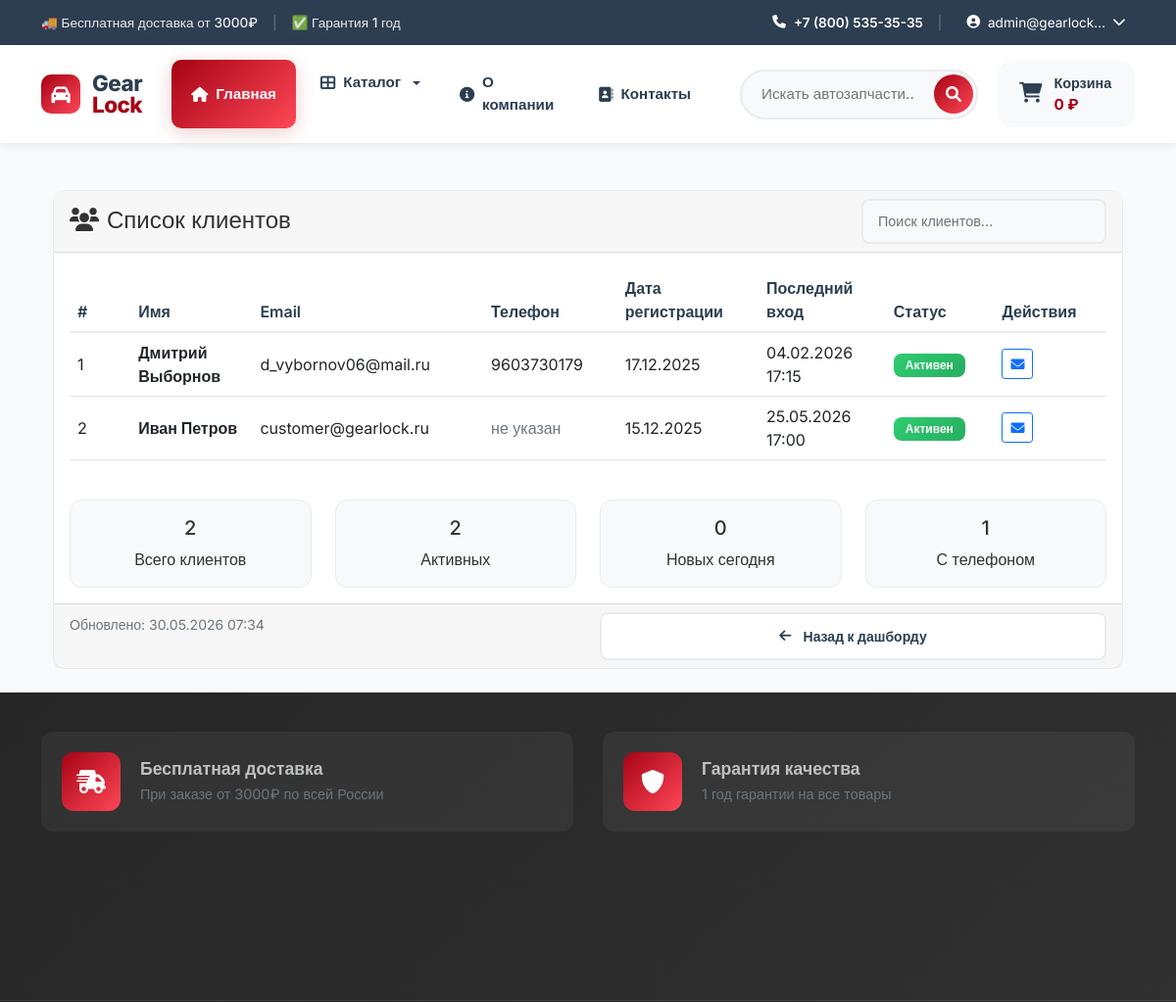
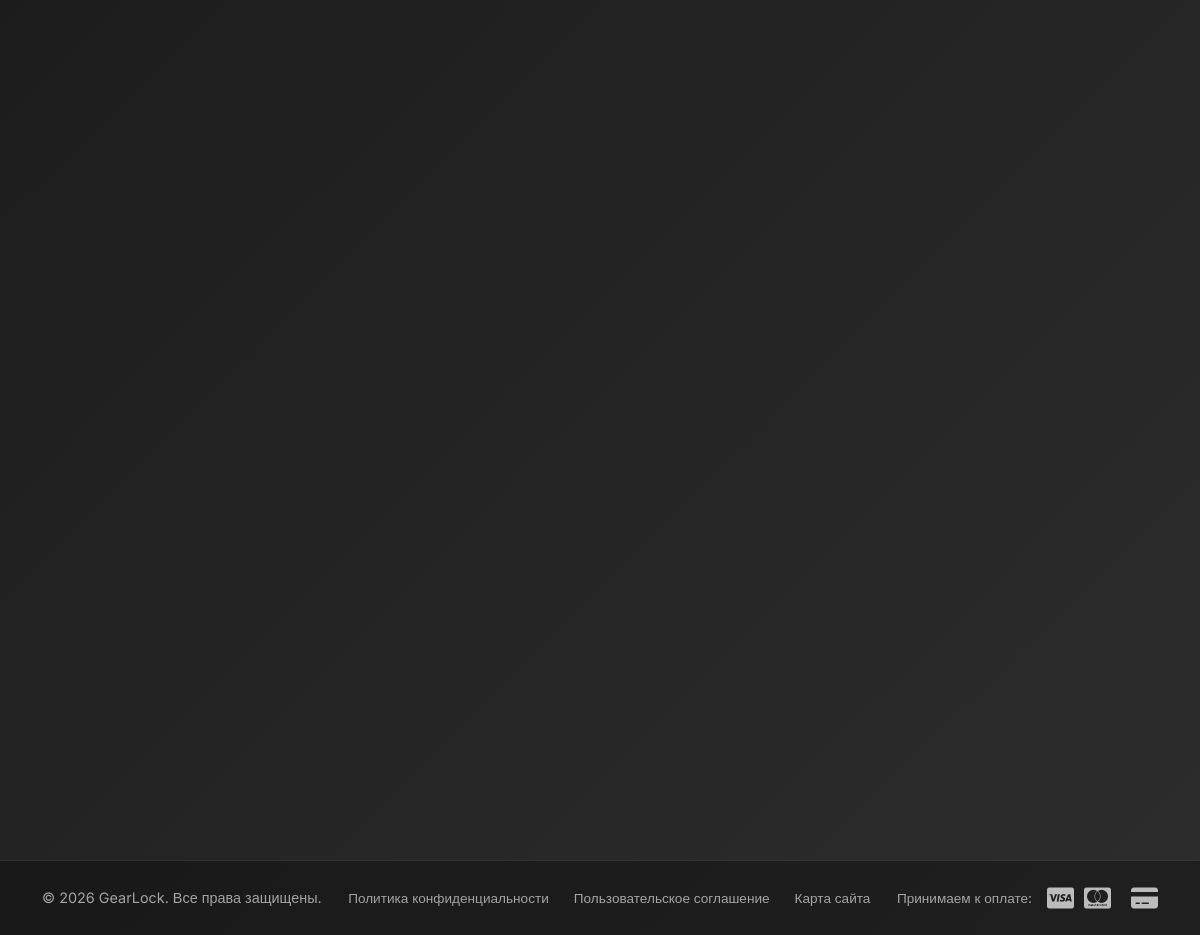
Screenshot of /users/customers/ (signed in) with the database file from the repository (2 pictures, top to bottom).
### users/models.py (models this page shows, shortened)
class User(AbstractUser):
    email = models.EmailField(_('email address'), unique=True)
    role = models.ForeignKey(
        Role,
        on_delete=models.SET_NULL,
        null=True,
        blank=True,
        verbose_name='Роль',
        related_name='users'
    )
    phone = models.CharField('Телефон', max_length=20, blank=True)
    address = models.TextField('Адрес', blank=True)
    postal_code = models.CharField('Почтовый индекс', max_length=20, blank=True)
    birth_date = models.DateField('Дата рождения', null=True, blank=True)
    USERNAME_FIELD = 'email'
    REQUIRED_FIELDS = ['username', 'first_name']
    class Meta:
        verbose_name = 'Пользователь'
        verbose_name_plural = 'Пользователи'

### users/views.py (the view)
# urls.py: path('customers/', views.customer_list, name='customer_list'),
@login_required
@manager_required
def customer_list(request):
    from django.utils import timezone
    from datetime import timedelta
    customers = User.objects.filter(role__name='customer').order_by('-date_joined')
    today = timezone.now().date()
    active_customers = customers.filter(is_active=True).count()
    new_customers_today = customers.filter(date_joined__date=today).count()
    customers_with_phone = customers.exclude(phone='').count()
    context = {
        'customers': customers,
        'active_customers': active_customers,
        'new_customers_today': new_customers_today,
        'customers_with_phone': customers_with_phone,
    }
    return render(request, 'users/customer_list.html', context)

### cart/cart.py (called while the page is built)
    def get_total_price(self):
        return sum(
            float(item['price']) * item['quantity']
            for item in self.cart.values()
        )

    def __len__(self):
        return sum(item['quantity'] for item in self.cart.values())

### cart/context_processors.py (called while the page is built)
def cart(request):
    return {'cart': Cart(request)}

### catalog/context_processors.py (called while the page is built)
def categories(request):
    main_categories = Category.objects.filter(
        parent__isnull=True
    ).exclude(
        slug=''
    ).exclude(
        slug__isnull=True
    ).prefetch_related('children').order_by('order', 'name')
    return {
        'categories': main_categories,
        'all_categories': Category.objects.exclude(slug='').exclude(slug__isnull=True)
    }

### templates/users/customer_list.html (shortened to what this page needs)
{% extends 'base.html' %}
{% load static %}
{% block content %}
<div class="container mt-4">
    <div class="row">
        <div class="col-12">
            <div class="card">
                <div class="card-header">
                    <div class="d-flex justify-content-between align-items-center">
                        <h4 class="mb-0">
                            <i class="fas fa-users me-2"></i>Список клиентов
                        </h4>
                        <div>
                            <input type="text" id="searchInput" class="form-control form-control-sm"
                                   placeholder="Поиск клиентов..." style="width: 250px;">
                        </div>
                    </div>
                </div>
                <div class="card-body">
                    {% if customers %}
                        <div class="table-responsive">
                            <table class="table table-hover" id="customersTable">
                                <thead>
                                    <tr>
                                        <th>#</th>
                                        <th>Имя</th>
                                        <th>Email</th>
                                        <th>Телефон</th>
                                        <th>Дата регистрации</th>
                                        <th>Последний вход</th>
                                        <th>Статус</th>
                                        <th>Действия</th>
                                    </tr>
                                </thead>
                                <tbody>
                                    {% for customer in customers %}
                                        <tr>
                                            <td>{{ forloop.counter }}</td>
                                            <td>
                                                <strong>
                                                    {{ customer.get_full_name|default:customer.username }}
                                                </strong>
                                            </td>
                                            <td>{{ customer.email }}</td>
                                            <td>
                                                {% if customer.phone %}
                                                    {{ customer.phone }}
                                                {% else %}
                                                    <span class="text-muted">не указан</span>
                                                {% endif %}
                                            </td>
                                            <td>{{ customer.date_joined|date:"d.m.Y" }}</td>
                                            <td>
                                                {% if customer.last_login %}
                                                    {{ customer.last_login|date:"d.m.Y H:i" }}
                                                {% else %}
                                                    <span class="text-muted">никогда</span>
                                                {% endif %}
                                            </td>
                                            <td>
                                                <span class="badge
                                                    {% if customer.is_active %}bg-success
                                                    {% else %}bg-danger{% endif %}">
                                                    {% if customer.is_active %}
                                                        Активен
                                                    {% else %}
                                                        Неактивен
                                                    {% endif %}
                                                </span>
                                            </td>
                                            <td>
                                                <div class="btn-group btn-group-sm">
                                                    <a href="mailto:{{ customer.email }}"
                                                       class="btn btn-outline-primary"
                                                       title="Написать email">
                                                        <i class="fas fa-envelope"></i>
                                                    </a>
                                                </div>
                                            </td>
                                        </tr>
                                    {% endfor %}
                                </tbody>
                            </table>
                        </div>
                        <div class="row mt-4">
                            <div class="col-md-3">
                                <div class="card bg-light">
                                    <div class="card-body text-center">
                                        <h5 class="card-title">{{ customers|length }}</h5>
                                        <p class="card-text">Всего клиентов</p>
                                    </div>
                                </div>
                            </div>
                            <div class="col-md-3">
                                <div class="card bg-light">
                                    <div class="card-body text-center">
                                        <h5 class="card-title">{{ active_customers }}</h5>
                                        <p class="card-text">Активных</p>
                                    </div>
                                </div>
                            </div>
                            <div class="col-md-3">
                                <div class="card bg-light">
                                    <div class="card-body text-center">
                                        <h5 class="card-title">{{ new_customers_today }}</h5>
                                        <p class="card-text">Новых сегодня</p>
                                    </div>
                                </div>
                            </div>
                            <div class="col-md-3">
                                <div class="card bg-light">
                                    <div class="card-body text-center">
                                        <h5 class="card-title">{{ customers_with_phone }}</h5>
                                        <p class="card-text">С телефоном</p>
                                    </div>
                                </div>
                            </div>
                        </div>
                    {% else %}
                        <div class="text-center py-5">
                            <i class="fas fa-users-slash fa-4x text-muted mb-3"></i>
                            <h5>Клиентов пока нет</h5>
                            <p class="text-muted">Здесь будут отображаться все зарегистрированные покупатели</p>
                        </div>
                    {% endif %}
                </div>
                <div class="card-footer">
                    <div class="row">
                        <div class="col-md-6">
                            <small class="text-muted">
                                Обновлено: {% now "d.m.Y H:i" %}
                            </small>
                        </div>
                        <div class="col-md-6 text-end">
                            <a href="{% url 'users:dashboard' %}" class="btn btn-outline-secondary btn-sm">
                                <i class="fas fa-arrow-left me-1"></i>Назад к дашборду
                            </a>
                        </div>
                    </div>
                </div>
            </div>
        </div>
    </div>
</div>
{% endblock %}

### templates/includes/header.html (shortened to what this page needs)
<header class="header">
    <div class="header-top">
        <div class="container">
            <div class="header-top-content">
                <div class="header-top-left">
                    <span class="contact-text">🚚 Бесплатная доставка от 3000₽</span>
                    <span class="contact-separator">|</span>
                    <span class="contact-text">✅ Гарантия 1 год</span>
                </div>
                <div class="header-top-right">
                    <a href="tel:+78005353535" class="phone-link">
                        <i class="fas fa-phone"></i>
                        +7 (800) 535-35-35
                    </a>
                    <span class="contact-separator">|</span>
                    {% if user.is_authenticated %}
                    <div class="user-menu">
                        <button class="user-menu-btn">
                            <i class="fas fa-user-circle"></i>
                            <span>{{ user.first_name|default:user.email|truncatechars:15 }}</span>
                            <i class="fas fa-chevron-down"></i>
                        </button>
                    </div>
                    {% endif %}
                </div>
            </div>
        </div>
    </div>
    <div class="header-main">
        <div class="container">
            <div class="header-main-content">
                <div class="header-logo">
                    <a href="{% url 'catalog:home' %}" class="logo">
                        <div class="logo-icon">
                            <i class="fas fa-car"></i>
                        </div>
                        <div class="logo-text">
                            <span class="logo-text-main">Gear</span>
                            <span class="logo-text-accent">Lock</span>
                        </div>
                    </a>
                </div>
                <nav class="main-nav">
                    <a href="{% url 'catalog:home' %}" class="nav-link active">
                        <i class="fas fa-home"></i>
                        <span>Главная</span>
                    </a>
                    <div class="nav-dropdown dropdown">
                        <button class="nav-dropdown-btn dropdown-toggle"
                                type="button"
                                id="catalogDropdown"
                                data-bs-toggle="dropdown"
                                aria-expanded="false"
                                aria-haspopup="true">
                            <i class="fas fa-th-large"></i>
                            <span>Каталог</span>
                        </button>
                    </div>
                    <a href="{% url 'pages:about' %}" class="nav-link">
                        <i class="fas fa-info-circle"></i>
                        <span>О компании</span>
                    </a>
                    <a href="{% url 'pages:contact' %}" class="nav-link">
                        <i class="fas fa-address-book"></i>
                        <span>Контакты</span>
                    </a>
                </nav>
                <div class="header-actions">
                    <div class="search-container">
                        <form action="{% url 'catalog:search' %}" method="get" class="search-form">
                            <input type="search"
                                   name="q"
                                   class="search-input"
                                   placeholder="Искать автозапчасти..."
                                   value="{{ request.GET.q }}">
                            <button type="submit" class="search-btn">
                                <i class="fas fa-search"></i>
                            </button>
                        </form>
                    </div>
                    <a href="{% url 'cart:cart_detail' %}" class="cart-btn">
                        <div class="cart-icon-wrapper">
                            <i class="fas fa-shopping-cart"></i>
                        </div>
                        <div class="cart-info">
                            <span class="cart-label">Корзина</span>
                            <span class="cart-total">
                                {% if cart.get_total_price %}
                                    {{ cart.get_total_price|floatformat:0 }} ₽
                                {% else %}
                                    0 ₽
                                {% endif %}
                            </span>
                        </div>
                    </a>
                </div>
            </div>
        </div>
    </div>
</header>

### rows the page displays
User: first_name "admin@gearlock…"
User: get_full_name "Дмитрий Выборнов", email "d_vybornov06@mail.ru", phone "9603730179", date_joined "17.12.2025", last_login "04.02.2026 17:15", is_active "Активен"
User: get_full_name "Иван Петров", email "customer@gearlock.ru", phone "не указан", date_joined "15.12.2025", last_login "25.05.2026 17:00", is_active "Активен"

### other values shown
{{ customers|length }} "2"
{{ active_customers }} "2"
{{ new_customers_today }} "0"
{{ customers_with_phone }} "1"
